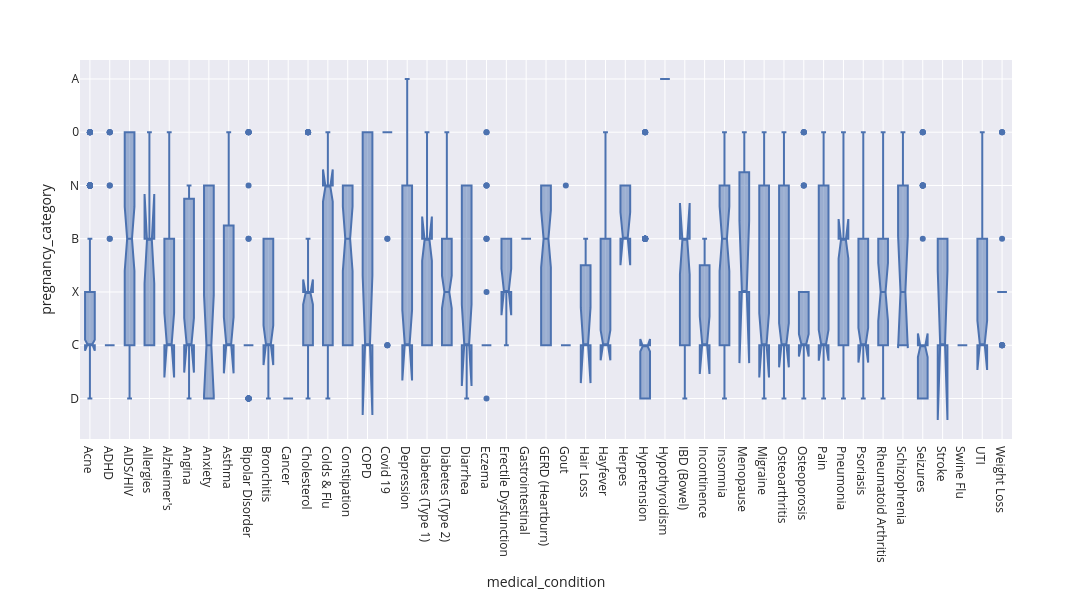

The notebook cell this image was saved under:
### Markdown cell above
Comparing medical_condition and pregnancy_category

### Code cell
ex.box(x = 'medical_condition', y = 'pregnancy_category',data_frame = data, template='seaborn', notched=True, width=1200, height=600)

### Figure 1 — Plotly figure (JSON) as saved in the notebook; plotly's stock layout.template omitted (floating-point values rounded to 4 significant figures; data arrays with more than 128 entries replaced by an {"elided": "..."} marker saying what was removed)
{"data": [{"alignmentgroup": "True", "hovertemplate": "medical_condition=%{x}<br>pregnancy_category=%{y}<extra></extra>", "legendgroup": "", "marker": {"color": "rgb(76,114,176)"}, "name": "", "notched": true, "offsetgroup": "", "orientation": "v", "showlegend": false, "type": "box", "x": {"elided": "2931 str values"}, "x0": " ", "xaxis": "x", "y": {"elided": "2931 mixed values"}, "y0": " ", "yaxis": "y"}], "layout": {"boxmode": "group", "height": 600, "legend": {"tracegroupgap": 0}, "margin": {"t": 60}, "width": 1200, "xaxis": {"anchor": "y", "domain": [0, 1], "title": {"text": "medical_condition"}}, "yaxis": {"anchor": "x", "domain": [0, 1], "title": {"text": "pregnancy_category"}}}}
